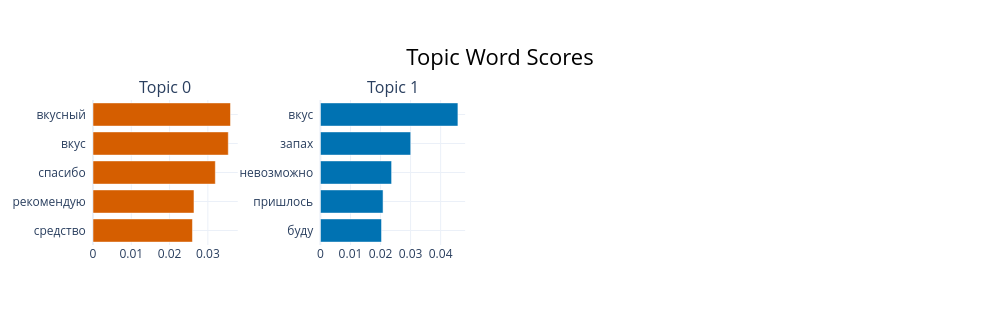

The notebook cell saved with this chart:
### Code cell
print("\n=== Топовые слова для каждого кластера ===")
for topic_id in sorted(set(topics)):
    if topic_id == -1:
        print(f"\nАномалии (кластер -1): {sum(1 for t in topics if t == -1)} отзывов")
        continue
    
    topic_words = topic_model.get_topic(topic_id)
    if topic_words:
        words_str = ", ".join([word for word, _ in topic_words[:10]])
        topic_docs = [texts[i] for i, t in enumerate(topics) if t == topic_id]
        print(f"\nКластер {topic_id} ({len(topic_docs)} отзывов):")
        print(f"  Слова: {words_str}")

fig_bar = topic_model.visualize_barchart(top_n_topics=10)
fig_bar.show()


# 5. Датафрейм
df_topics = pd.DataFrame({
    'text': texts,
    'topic': topics
})
df_topics.head()

### Figure 1 — Plotly figure (JSON) as saved in the notebook; plotly's stock layout.template omitted (floating-point values rounded to 4 significant figures)
{"data": [{"marker": {"color": "#D55E00"}, "orientation": "h", "type": "bar", "x": [0.02598, 0.02638, 0.03195, 0.03534, 0.03591], "xaxis": "x", "y": ["средство  ", "рекомендую  ", "спасибо  ", "вкус  ", "вкусный  "], "yaxis": "y"}, {"marker": {"color": "#0072B2"}, "orientation": "h", "type": "bar", "x": [0.02033, 0.02084, 0.02368, 0.03005, 0.04575], "xaxis": "x2", "y": ["буду  ", "пришлось  ", "невозможно  ", "запах  ", "вкус  "], "yaxis": "y2"}], "layout": {"annotations": [{"font": {"size": 16}, "showarrow": false, "text": "Topic 0", "x": 0.0875, "xanchor": "center", "xref": "paper", "y": 1, "yanchor": "bottom", "yref": "paper"}, {"font": {"size": 16}, "showarrow": false, "text": "Topic 1", "x": 0.3625, "xanchor": "center", "xref": "paper", "y": 1, "yanchor": "bottom", "yref": "paper"}], "height": 325, "hoverlabel": {"bgcolor": "white", "font": {"family": "Rockwell", "size": 16}}, "showlegend": false, "title": {"font": {"color": "Black", "size": 22}, "text": "Topic Word Scores", "x": 0.5, "xanchor": "center", "yanchor": "top"}, "width": 1000, "xaxis": {"anchor": "y", "domain": [0, 0.175], "showgrid": true}, "xaxis2": {"anchor": "y2", "domain": [0.275, 0.45], "showgrid": true}, "xaxis3": {"anchor": "y3", "domain": [0.55, 0.725], "showgrid": true}, "xaxis4": {"anchor": "y4", "domain": [0.825, 1], "showgrid": true}, "yaxis": {"anchor": "x", "domain": [0, 1], "showgrid": true}, "yaxis2": {"anchor": "x2", "domain": [0, 1], "showgrid": true}, "yaxis3": {"anchor": "x3", "domain": [0, 1], "showgrid": true}, "yaxis4": {"anchor": "x4", "domain": [0, 1], "showgrid": true}}}
